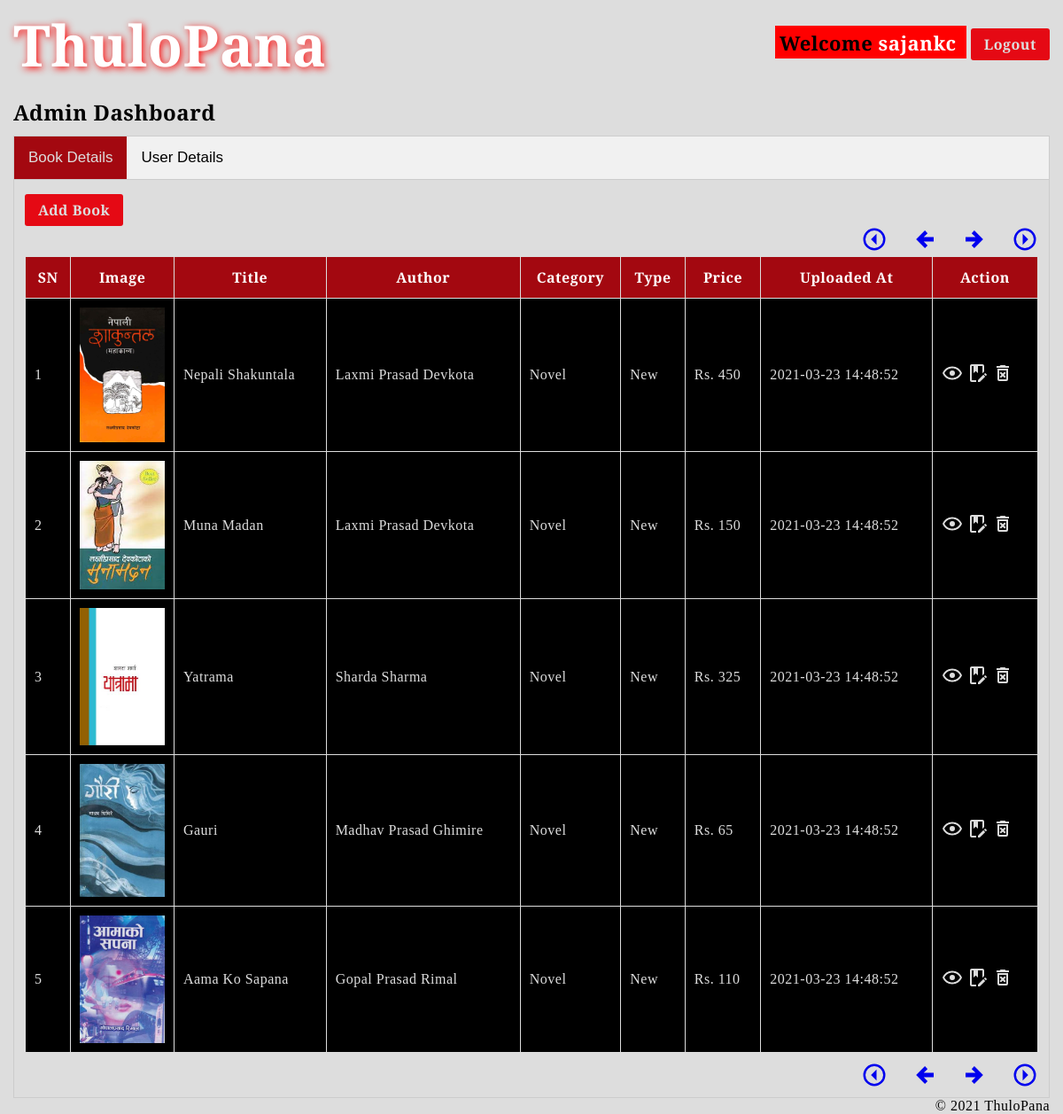
Screenshot of /admin/dashboard.php?pageno=2 (signed in) with the database file from the repository.
### tables this page shows
CREATE TABLE IF NOT EXISTS `book` (
  `b_id` INT NOT NULL AUTO_INCREMENT,
  `user_id` INT NOT NULL,
  `isbn` VARCHAR(25) NOT NULL,
  `title` VARCHAR(50) NOT NULL,
  `description` LONGTEXT NOT NULL,
  `author` VARCHAR(200) NOT NULL,
  `category` INT NOT NULL,
  `type` VARCHAR(10) NOT NULL,
  `pages` INT NOT NULL,
  `price` INT NOT NULL,
  `image` LONGTEXT NOT NULL,
  `published_year` INT NOT NULL,
  `uploaded_at` TIMESTAMP DEFAULT CURRENT_TIMESTAMP,
  PRIMARY KEY (`b_id`),
  FOREIGN KEY (`category`) REFERENCES category(`c_id`)
) AUTO_INCREMENT = 35;

CREATE TABLE IF NOT EXISTS `category` (
  `c_id` INT NOT NULL AUTO_INCREMENT,
  `c_name` VARCHAR(30) NOT NULL,
  PRIMARY KEY (`c_id`)
) AUTO_INCREMENT = 20;

### admin/dashboard.php (the view, shortened to what this page needs)
<?php
require_once("../includes/dbcon.rec.php");
?>
<!DOCTYPE html>
<html>
<head>
     <?php include_once("includes/head.inc.php");
     ?>
</head>
<body>
     <?php include_once("includes/navbar.inc.php"); ?>
     <div class="container">
          <div>
               <h1 style="margin: 10px 0;"> Admin Dashboard </h1>
          </div>
          <div class="tab">
               <button class="tablinks active" onclick="openData(event,'books');"> Book Details </button>
               <button class="tablinks" onclick="openData(event,'users');"> User Details </button>
          </div>
          <div id="books" class="tabcontent" style="display:block;">
               <div class="dashboard__heading">
                    <a class="btn-all" href="add-book.php"> Add Book </a>
               </div>
               <div style="overflow-x:auto;">
                    <?php include("includes/pagination.inc.php"); ?>
                    <table class="userdetails__table">
                         <tr>
                              <th>SN</th>
                              <th>Image</th>
                              <th>Title</th>
                              <th>Author</th>
                              <th>Category</th>
                              <th>Type</th>
                              <th>Price</th>
                              <th>Uploaded At</th>
                              <th>Action</th>
                         </tr>
                         <?php $i = 1;
                         foreach ($res_data as $book) {
                         ?>
                              <?php
                              $q = "SELECT c.c_name FROM book b LEFT JOIN category c ON b.category = c.c_id WHERE b.b_id = :bookid";
                              $stmt = $pdo->prepare($q);
                              $stmt->bindParam(':bookid', $book['b_id']);
                              $stmt->execute();
                              $category = $stmt->fetch();
                              ?>
                              <tr>
                                   <td><?php echo $i++; ?></td>
                                   <td class="table__image"><?php echo '<img src="../images/' . $book['image'] . '" />'; ?></td>
                                   <td class="ws__normal"><?php echo ucwords(strtolower($book['title'])) ?></td>
                                   <td><?php echo ucwords(strtolower($book['author'])) ?></td>
                                   <td class="ws__normal"><?php echo ucwords(strtolower($category['c_name'])) ?></td>
                                   <td><?php echo ucwords(strtolower($book['type'])) ?></td>
                                   <td><?php echo "Rs. " . $book['price'] ?></td>
                                   <td><?php echo $book['uploaded_at'] ?></td>
                                   <td>
                                        <a class="icon" href="../view-book.php?id=<?php echo $book['b_id']; ?>">
                                        </a>
                                        <a class="icon" href="edit-book.php?id=<?php echo $book['b_id']; ?>">
                                        </a>
                                        <?php echo "<a class='icon' onClick=\"javascript: return confirm('Are you sure you want to delete this book ?');\" href='delete-book.php?id=" . $book['b_id'] . "'>"
                                             . '<svg style="width:24px;height:24px" viewBox="0 0 24 24">
                                                     <path fill="currentColor" d="M14.12,10.47L12,12.59L9.87,10.47L8.46,11.88L10.59,14L8.47,16.12L9.88,17.53L12,15.41L14.12,17.53L15.53,16.12L13.41,14L15.53,11.88L14.12,10.47M15.5,4L14.5,3H9.5L8.5,4H5V6H19V4H15.5M6,19A2,2 0 0,0 8,21H16A2,2 0 0,0 18,19V7H6V19M8,9H16V19H8V9Z" />
                                                     </svg>' .
                                             "</a>"; ?>
                                   </td>
                              </tr>
                         <?php } ?>
                    </table>
                    <?php include("includes/pagination.inc.php"); ?>
               </div>
          </div>
     </div>
     <?php require_once("includes/footer.inc.php"); ?>
</body>
</html>

### admin/includes/head.inc.php (shortened to what this page needs)
<link rel="stylesheet" href="css/style.css" />

### admin/includes/navbar.inc.php
<?php
$logged_user = "";
if (isset($_SESSION['logged_user'])) {
     $logged_user = $_SESSION['logged_user'];
     $role = $_SESSION['role'];
}
?>
<div class="container">
     <ul class="navbar">
          <li class="logo">
               <h2><a style="font-size:4rem; color:white; text-shadow: 2px 2px 8px #FF0000;" href="../index.php"> ThuloPana </a></h2>
          </li>
          <li>
               <?php if ($logged_user === 'guest' || $logged_user === "") {
                    echo '<a class="btn-all" href="../login.php"> Login </a>';
               } else {
                    echo '<h2 style="display:inline; background-color:red; padding:3.5px 5px; margin-right:5px; font-size:22px;">Welcome ' ?>
                    <?php if ($role === 'admin') {
                         echo '<a href="dashboard.php" style="color:white;">' . $logged_user . '</a>';
                    } else {
                         echo $logged_user;
                    }
                    ?>
               <?php echo '</h2>';
                    echo '<a class="btn-all" href="../logout.php"> Logout </a>';
               }
               ?>
          </li>
     </ul>
</div>

### admin/includes/pagination.inc.php
<?php
if (isset($_GET['pageno'])) {
     $pageno = $_GET['pageno'];
} else {
     $pageno = 1;
}
$no_of_records_per_page = 5;
$offset = ($pageno - 1) * $no_of_records_per_page;
$total_pages_sql = "SELECT COUNT(*) FROM book";
$stmt = $pdo->prepare($total_pages_sql);
$stmt->execute();
$result = $stmt->fetch();
$total_rows = $result[0];
$total_pages = ceil($total_rows / $no_of_records_per_page);
$sql = "SELECT * FROM book LIMIT $offset, $no_of_records_per_page";
$statement = $pdo->prepare($sql);
$statement->execute();
$res_data = $statement->fetchAll();
?>
<ul class="pagination">
     <li><a href="?pageno=1" title="First">
               <svg style="width:30px;height:30px" viewBox="0 0 24 24">
                    <path fill="currentColor" d="M22,12A10,10 0 0,0 12,2A10,10 0 0,0 2,12A10,10 0 0,0 12,22A10,10 0 0,0 22,12M20,12A8,8 0 0,1 12,20A8,8 0 0,1 4,12A8,8 0 0,1 12,4A8,8 0 0,1 20,12M14,7L9,12L14,17V7Z" />
               </svg>
          </a></li>
     <li class="<?php if ($pageno <= 1) {
                         echo 'disabled';
                    } ?>">
          <a href="<?php if ($pageno <= 1) {
                         echo '#';
                    } else {
                         echo "?pageno=" . ($pageno - 1);
                    } ?>" title="Previous">
               <svg style="width:30px;height:30px" viewBox="0 0 24 24">
                    <path fill="currentColor" d="M20,10V14H11L14.5,17.5L12.08,19.92L4.16,12L12.08,4.08L14.5,6.5L11,10H20Z" />
               </svg>
          </a>
     </li>
     <li class="<?php if ($pageno >= $total_pages) {
                         echo 'disabled';
                    } ?>">
          <a href="<?php if ($pageno >= $total_pages) {
                         echo '#';
                    } else {
                         echo "?pageno=" . ($pageno + 1);
                    } ?>" title="Next">
               <svg style="width:30px;height:30px" viewBox="0 0 24 24">
                    <path fill="currentColor" d="M4,10V14H13L9.5,17.5L11.92,19.92L19.84,12L11.92,4.08L9.5,6.5L13,10H4Z" />
               </svg>
          </a>
     </li>
     <li><a href="?pageno=<?php echo $total_pages; ?>" title="Last">
               <svg style="width:30px;height:30px" viewBox="0 0 24 24">
                    <path fill="currentColor" d="M2,12A10,10 0 0,0 12,22A10,10 0 0,0 22,12A10,10 0 0,0 12,2A10,10 0 0,0 2,12M4,12A8,8 0 0,1 12,4A8,8 0 0,1 20,12A8,8 0 0,1 12,20A8,8 0 0,1 4,12M10,17L15,12L10,7V17Z" />
               </svg>
          </a></li>
</ul>

### admin/includes/footer.inc.php (shortened to what this page needs)
<footer class="container">
     <div class="copyright">
          <p>
               ©
               ThuloPana
          </p>
     </div>
</footer>

### admin/css/style.css (style rules this page uses)
* { margin: 0; padding: 0; box-sizing: border-box; }
html { --primary: #ddd; --secondary: #000; --red: #e50914; --dark-red: #a30810; scroll-behavior: smooth; }
body { font-family: "EB Garamond", serif; background-color: var(--primary); font-size: 1rem; font-weight: 400; letter-spacing: 0.5px; }
h1, h2, h3, h4, h5 { color: var(--secondary); font-weight: 700; }
h1 { font-size: 1.5rem; }
h2 { font-size: 1.25rem; }
ul { margin: 0; padding: 0; }
ul li { list-style: none; }
p { font-size: 1rem; }
a { text-decoration: none; }
img { max-width: 100%; object-fit: cover; display: block; }
button { border: none; }
.btn-all { background-color: var(--red); font-weight: 700; border-radius: 3px; padding: 7px 15px; min-width: 80px; text-align: center; display: inline-block; -webkit-transition: all ease-in-out 0.3s; transition: all ease-in-out 0.3s; }
.btn-all, .btn-all a { color: #ddd; }
.container { max-width: 1220px; margin: 0 auto; padding: 0 15px; }
.navbar { position: relative; display: flex; width: 100%; height: 50px; min-height: 100px; align-items: center; justify-content: space-between; }
.dashboard__heading { display: flex; justify-content: space-between; margin-top: 10px; }
.userdetails__table { width: 100%; border-collapse: collapse; margin: 10px 0; color: var(--primary); background-color: var(--secondary); }
.userdetails__table th, .userdetails__table td { border: 1px solid var(--primary); padding: 10px; white-space: nowrap; }
.userdetails__table th { padding-top: 12px; padding-bottom: 12px; background-color: var(--dark-red); color: white; }
.copyright { float: right; }
.ws__normal { white-space: normal !important; }
.table__image { max-width: 100px; }
.icon { color: var(--primary); }
.tab { overflow: hidden; border: 1px solid #ccc; background-color: #f1f1f1; }
.tab button { background-color: inherit; float: left; border: none; outline: none; cursor: pointer; padding: 14px 16px; transition: 0.3s; font-size: 17px; }
.tab button.active { background-color: var(--dark-red); color: var(--primary); }
.tabcontent { display: none; padding: 6px 12px; border: 1px solid #ccc; border-top: none; }
.pagination { display: flex; justify-content: space-between; width: 200px; float: right; }

### rows the page displays
book: image (picture), title "Nepali Shakuntala", author "Laxmi Prasad Devkota", category.c_name "Novel", type "New", price "450", uploaded_at "2021-03-23 14:48:52"
book: image (picture), title "Muna Madan", author "Laxmi Prasad Devkota", category.c_name "Novel", type "New", price "150", uploaded_at "2021-03-23 14:48:52"
book: image (picture), title "Yatrama", author "Sharda Sharma", category.c_name "Novel", type "New", price "325", uploaded_at "2021-03-23 14:48:52"
book: image (picture), title "Gauri", author "Madhav Prasad Ghimire", category.c_name "Novel", type "New", price "65", uploaded_at "2021-03-23 14:48:52"
book: image (picture), title "Aama Ko Sapana", author "Gopal Prasad Rimal", category.c_name "Novel", type "New", price "110", uploaded_at "2021-03-23 14:48:52"

### other values shown
$logged_user "sajankc"
